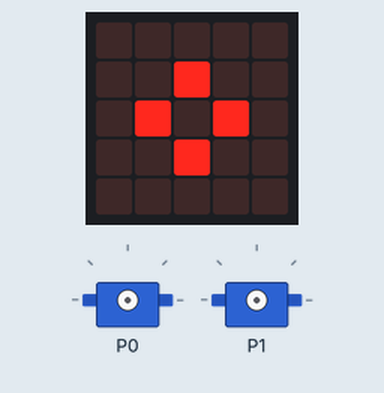
The program below on a simulated BBC micro:bit (MakeCode). Parts: the board's 5×5 LED display, 2 × servo.

Above: at 0.1 s.
At 0.7 s:
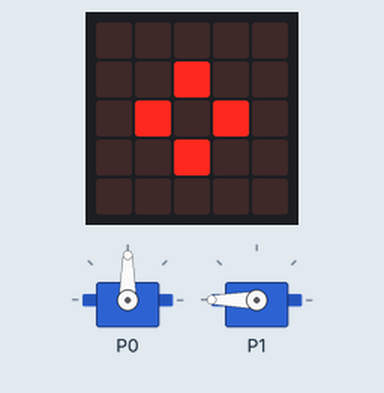
At 1.2 s:
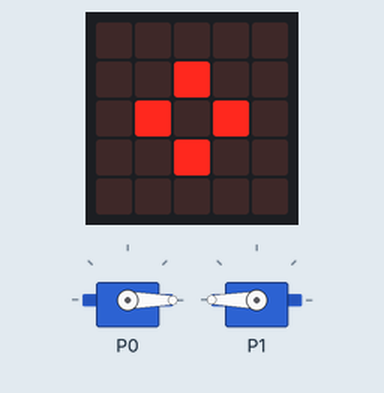
Timing chart, 0 to 2.7 s (numbered marks = the images above):
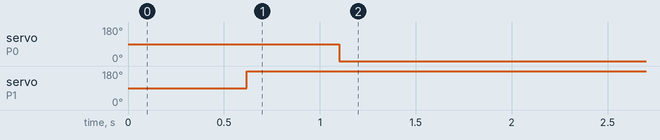

Measured:
- by itself, servo on P0: 90° → 0° at 1.1 s
- by itself, servo on P1: 90° → 180° at 0.62 s

The program:

main.ts
```typescript
basic.showIcon(IconNames.SmallDiamond)
pins.servoWritePin(AnalogPin.P0, 90)
pins.servoWritePin(AnalogPin.P1, 90)
basic.forever(function () {
    pins.digitalWritePin(DigitalPin.P0, 0)
    pins.servoWritePin(AnalogPin.P1, 180)
    basic.pause(500)
    pins.digitalWritePin(DigitalPin.P1, 0)
    pins.servoWritePin(AnalogPin.P0, 0)
    basic.pause(500)
})
```

test.ts
```typescript
// les tests vont ici ; cela ne sera pas compilé si ce paquet est utilisé en tant qu'extension.
```
